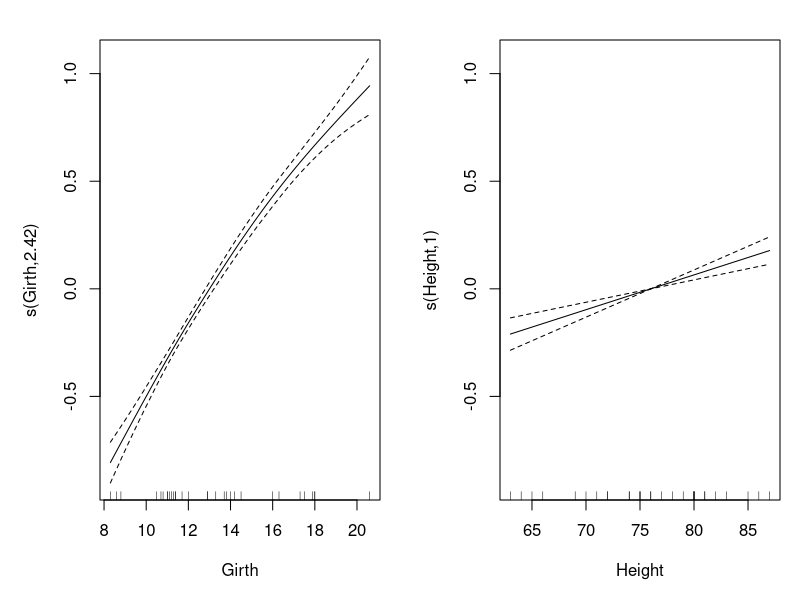
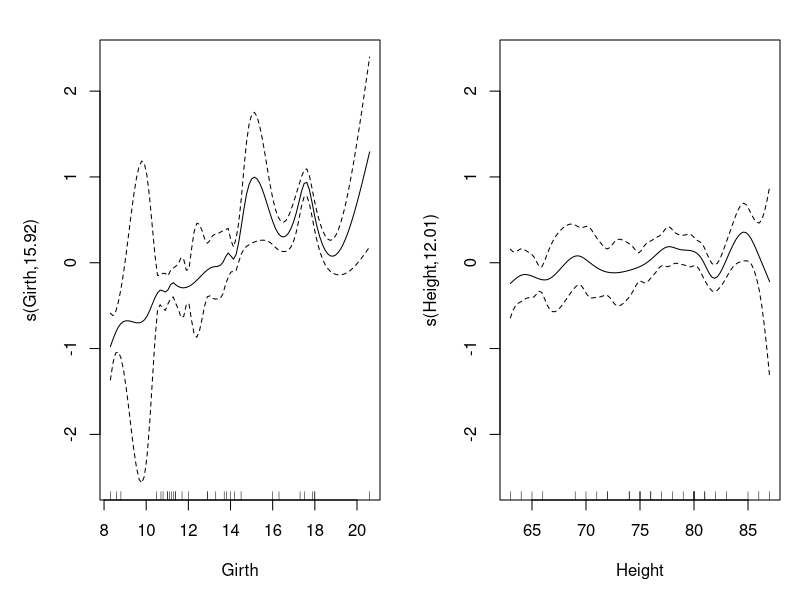
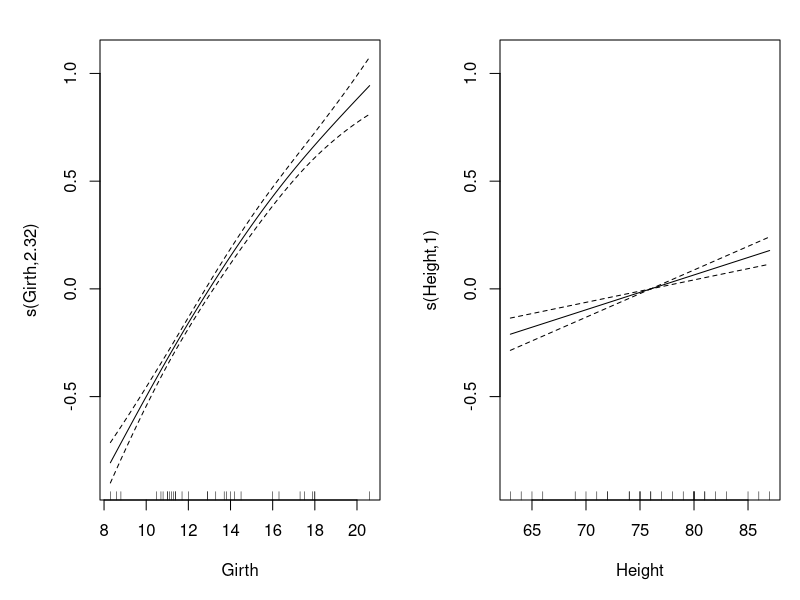

Write the R code that produced these figures, in order.
library(mgcv)

data(trees)

#fitting the model
modelA <- gam(Volume~s(Girth, bs="cr") + s(Height, bs="cr"), family=Gamma(link="log"), data=trees)

#checking the model and the output
modelA
plot(modelA, pages=1)

#increasing the number of knots
modelB <- gam(Volume~s(Girth, bs="cr", k=20) + s(Height, bs="cr", k=20), family=Gamma(link="log"), data=trees)
modelB
plot(modelB, pages=1)

#fitting the model with p-splines
modelC <- gam(Volume~s(Girth, bs="ps") + s(Height, bs="ps"), family=Gamma(link="log"), data=trees)

#checking the model and the output
modelC
plot(modelC, pages=1)
